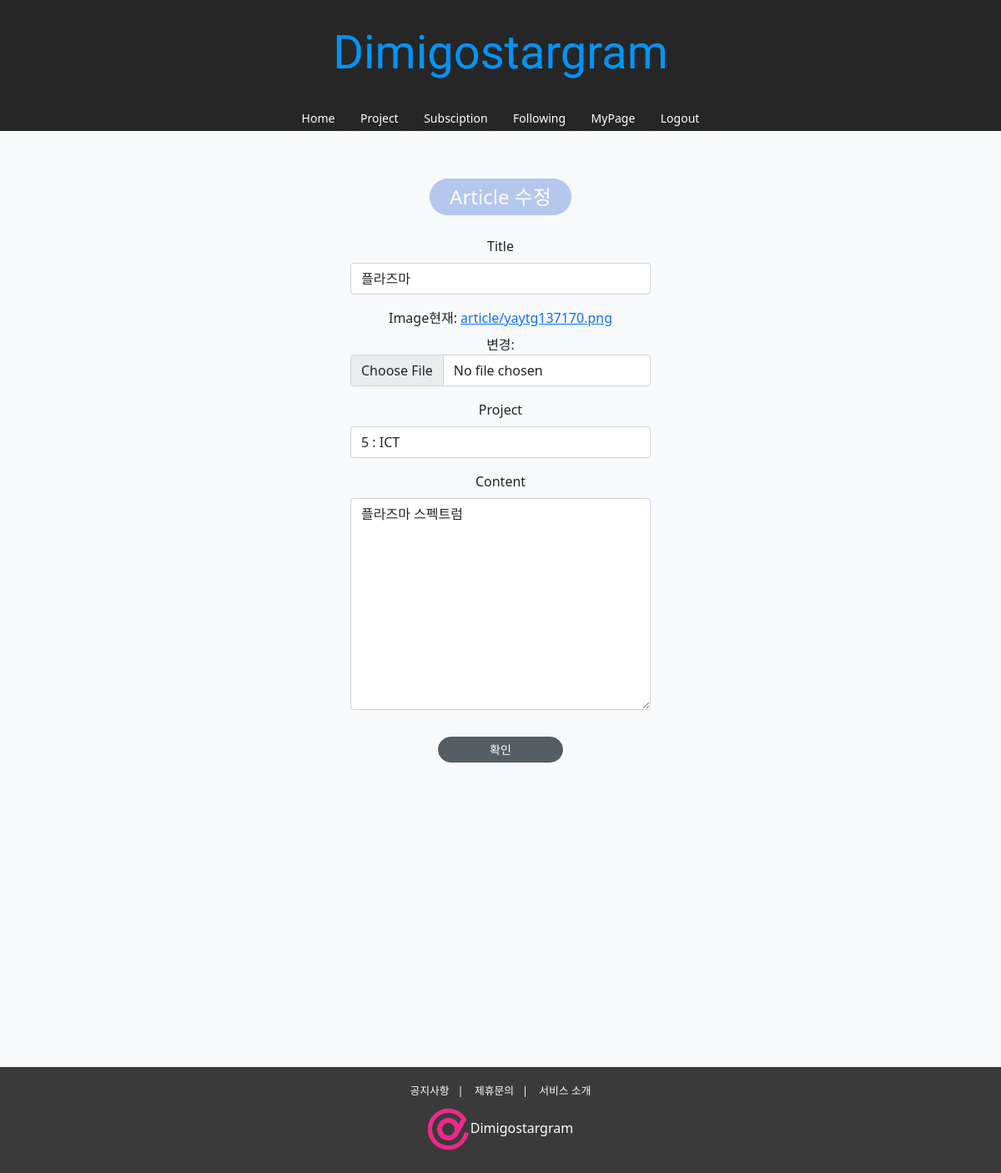
The app's page /articles/update/22 (signed in) with its own data.
### articleapp/models.py (models this page shows)
class Article(models.Model):
    writer = models.ForeignKey(User, on_delete=models.SET_NULL, related_name='article', null=True)
    project = models.ForeignKey(Project, on_delete=models.SET_NULL, related_name='project', null=True)
    other = models.ForeignKey(User, on_delete=models.SET_NULL, related_name='follow', null=True)
    title = models.CharField(max_length=200, null=True)
    image = models.ImageField(upload_to='article/', null=False)
    content = models.TextField(null=True)
    created_at = models.DateTimeField(auto_now=True)
    like_users = models.ManyToManyField(settings.AUTH_USER_MODEL, related_name='like_articles')
    dislike_users = models.ManyToManyField(settings.AUTH_USER_MODEL, related_name='dislike_articles')

### projectapp/models.py (models this page shows)
class Project(models.Model):
    image = models.ImageField(upload_to='project/', null=False)
    title = models.CharField(max_length=20, null=True)
    description = models.CharField(max_length=200, null=True)
    created_at = models.DateTimeField(auto_now=True)
    def __str__(self):
        return f'{self.pk} : {self.title}'

### articleapp/views.py (the view, shortened to what this page needs)
# urls.py: path('update/<int:pk>', ArticleUpdateView.as_view(), name='update'),
@method_decorator(has_decorator, 'get')
@method_decorator(has_decorator, 'post')
class ArticleUpdateView(UpdateView):
    model = Article
    context_object_name = 'target_article'
    form_class = ArticleCreationForm
    template_name = 'articleapp/update.html'

### articleapp/forms.py
class ArticleCreationForm(ModelForm):
    class Meta:
        model = Article
        fields = ['title', 'image', 'project', 'content']

### articleapp/templates/articleapp/update.html (shortened to what this page needs)
{% extends 'base.html' %}
{% load bootstrap4 %}
{% block contents %}
<div style="text-align: center; max-width: 360px; height: 60rem; margin: 1rem auto">
    <div style="font-size: 1.5rem; color: white; background-color: #b5c7ed;" class="btn btn-light btn-sm rounded-pill active px-4 mb-4">
        Article 수정
    </div>
    <div>
        <form action="{% url 'articleapp:update' pk=target_article.pk %}" method="post" enctype="multipart/form-data">
            {% bootstrap_form form %}
            <input type="submit" value="확인" class="btn btn-secondary btn-sm active rounded-pill col-5 mt-3 mb-3">
        </form>
    </div>
</div>
{% endblock %}

### templates/header.html (style rules this page uses)
.btn-secondary { background-color: #262626; border-color: #262626; color: #FFF; }

### records on screen
Article: title "플라즈마", project "5 : ICT", content "플라즈마 스펙트럼"
